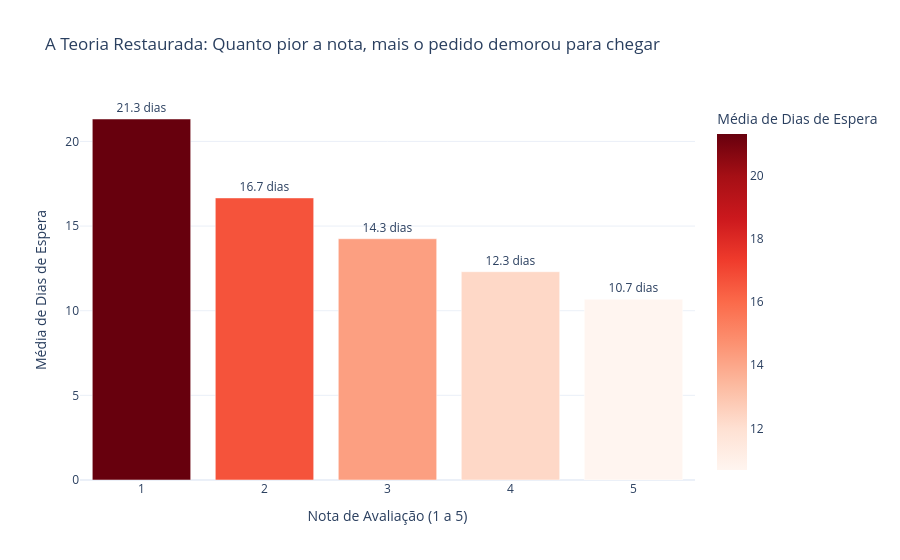

Notebook cell for this chart:
### Markdown cell above
### 3.1: A Correlação Direta
Se a teoria acadêmica logística estiver correta, atrasos e longas esperas resultam diretamente numa Punição Digital (Nota 1).

### Code cell
# Regressando a Média: Quanto tempo cada "Estrela" demorou para chegar?
tempo_por_estrela = df_cs.groupby('review_score')['tempo_espera_dias'].mean().reset_index()
tempo_por_estrela.columns = ['Nota de Avaliação (1 a 5)', 'Média de Dias de Espera']

fig_bar_cs = px.bar(
    tempo_por_estrela, 
    x='Nota de Avaliação (1 a 5)', 
    y='Média de Dias de Espera',
    color='Média de Dias de Espera',
    color_continuous_scale='Reds',
    title='A Teoria Restaurada: Quanto pior a nota, mais o pedido demorou para chegar',
    text=tempo_por_estrela['Média de Dias de Espera'].round(1).astype(str) + ' dias'
)
fig_bar_cs.update_traces(textposition='outside')
fig_bar_cs.update_layout(template='plotly_white')
fig_bar_cs.show()

### Figure 1 — Plotly figure (JSON) as saved in the notebook; plotly's stock layout.template omitted (floating-point values rounded to 4 significant figures)
{"data": [{"hovertemplate": "Nota de Avaliação (1 a 5)=%{x}<br>Média de Dias de Espera=%{marker.color}<br>text=%{text}<extra></extra>", "legendgroup": "", "marker": {"color": [21.33, 16.66, 14.25, 12.31, 10.68], "coloraxis": "coloraxis", "pattern": {"shape": ""}}, "name": "", "orientation": "v", "showlegend": false, "text": ["21.3 dias", "16.7 dias", "14.3 dias", "12.3 dias", "10.7 dias"], "textposition": "outside", "type": "bar", "x": [1.0, 2.0, 3.0, 4.0, 5.0], "xaxis": "x", "y": [21.33, 16.66, 14.25, 12.31, 10.68], "yaxis": "y"}], "layout": {"barmode": "relative", "coloraxis": {"colorbar": {"title": {"text": "Média de Dias de Espera"}}, "colorscale": [[0.0, "rgb(255,245,240)"], [0.125, "rgb(254,224,210)"], [0.25, "rgb(252,187,161)"], [0.375, "rgb(252,146,114)"], [0.5, "rgb(251,106,74)"], [0.625, "rgb(239,59,44)"], [0.75, "rgb(203,24,29)"], [0.875, "rgb(165,15,21)"], [1.0, "rgb(103,0,13)"]]}, "legend": {"tracegroupgap": 0}, "title": {"text": "A Teoria Restaurada: Quanto pior a nota, mais o pedido demorou para chegar"}, "xaxis": {"anchor": "y", "domain": [0.0, 1.0], "title": {"text": "Nota de Avaliação (1 a 5)"}}, "yaxis": {"anchor": "x", "domain": [0.0, 1.0], "title": {"text": "Média de Dias de Espera"}}}}
